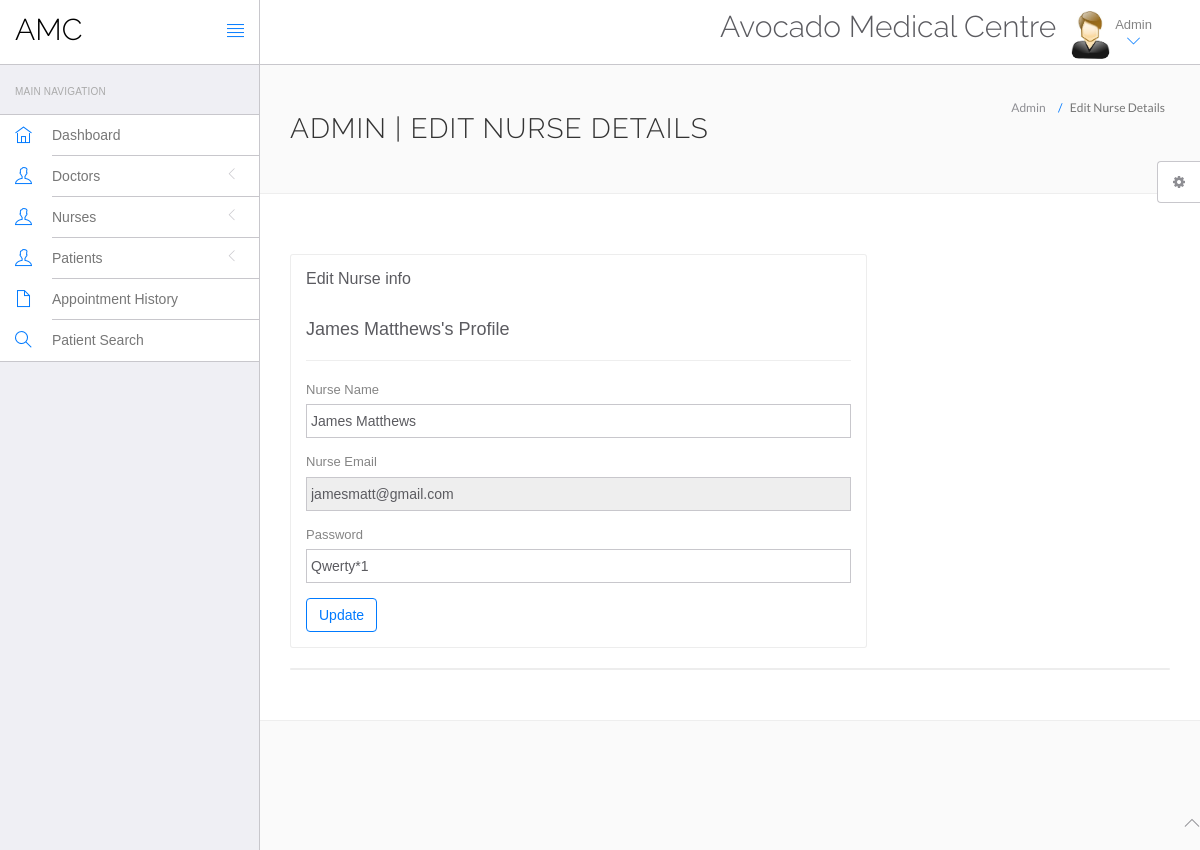
/views/admin/edit-nurse.php?id=8 (signed in), run on the app's committed database.
### tables this page shows
CREATE TABLE IF NOT EXISTS `staff` (
  `StaffID` int(11) NOT NULL AUTO_INCREMENT,
  `Name` varchar(50) NOT NULL,
  `Email` varchar(50) NOT NULL,
  `Password` varchar(50) NOT NULL,
  `Type` varchar(15) NOT NULL,
  PRIMARY KEY (`StaffID`),
  KEY `StaffID` (`StaffID`)
);

### views/admin/edit-nurse.php (the view, shortened to what this page needs)
<?php
	$_SESSION['idk'] = $did=intval($_GET['id']);
?>
<!DOCTYPE html>
<html lang="en">
	<head>
		<link rel="stylesheet" href="vendor/bootstrap/css/bootstrap.min.css">
		<link rel="stylesheet" href="vendor/fontawesome/css/font-awesome.min.css">
		<link rel="stylesheet" href="vendor/themify-icons/themify-icons.min.css">
		<link href="vendor/animate.css/animate.min.css" rel="stylesheet" media="screen">
		<link href="vendor/perfect-scrollbar/perfect-scrollbar.min.css" rel="stylesheet" media="screen">
		<link href="vendor/switchery/switchery.min.css" rel="stylesheet" media="screen">
		<link href="vendor/bootstrap-touchspin/jquery.bootstrap-touchspin.min.css" rel="stylesheet" media="screen">
		<link href="vendor/select2/select2.min.css" rel="stylesheet" media="screen">
		<link href="vendor/bootstrap-datepicker/bootstrap-datepicker3.standalone.min.css" rel="stylesheet" media="screen">
		<link href="vendor/bootstrap-timepicker/bootstrap-timepicker.min.css" rel="stylesheet" media="screen">
		<link rel="stylesheet" href="assets/css/styles.css">
		<link rel="stylesheet" href="assets/css/plugins.css">
		<link rel="stylesheet" href="assets/css/themes/theme-1.css" id="skin_color" />
	</head>
	<body>
		<div id="app">
			<?php include('include/sidebar.php');?>
			<div class="app-content">
				<?php include('include/header.php');?>
				<div class="main-content" >
					<div class="wrap-content container" id="container">
						<section id="page-title">
							<div class="row">
								<div class="col-sm-8">
									<h1 class="mainTitle">Admin | Edit Nurse Details</h1>
								</div>
								<ol class="breadcrumb">
									<li>
										<span>Admin</span>
									</li>
									<li class="active">
										<span>Edit Nurse Details</span>
									</li>
								</ol>
							</div>
						</section>
						<div class="container-fluid container-fullw bg-white">
							<div class="row">
								<div class="col-md-12">
									<div class="row margin-top-30">
										<div class="col-lg-8 col-md-12">
											<div class="panel panel-white">
												<div class="panel-heading">
													<h5 class="panel-title">Edit Nurse info</h5>
												</div>
												<div class="panel-body">
													<?php
														include('include/config.php');
														$selQuery = "SELECT * FROM staff WHERE type='Nurse' AND StaffID = '$did'";
														$results = mysqli_query($conn,$selQuery) or die("Could not find database record(s)".mysqli_error($conn));
														while($data=mysqli_fetch_assoc($results))
														{
													?>
													<h4><?php echo htmlentities($data['Name']);?>'s Profile</h4>
													<hr />
													<form role="form" name="addnurs" method="post" action="admin_validation.php">
														<div class="form-group">
															<label for="nursename">
																 Nurse Name
															</label>
															<input type="text" name="nursename" class="form-control" value="<?php echo htmlentities($data['Name']);?>" >
														</div>
														<div class="form-group">
															<label for="fess">
																 Nurse Email
															</label>
															<input type="email" name="nurseemail" class="form-control"  readonly="readonly"  value="<?php echo htmlentities($data['Email']);?>">
														</div>
														<div class="form-group">
															<label for="nurspassword">
																 Password
															</label>
															<input type="text" name="npass" class="form-control" value="<?php echo htmlentities($data['Password']);?>" >
														</div>
														<?php } ?>
														<button type="submit" name="editnursubmit" class="btn btn-o btn-primary">
															Update
														</button>
													</form>
												</div>
											</div>
										</div>
											</div>
										</div>
										<div class="col-lg-12 col-md-12">
											<div class="panel panel-white">
											</div>
										</div>
									</div>
								</div>
							</div>
						</div>
					</div>
				</div>
			<?php include('include/footer.php');?>
			<?php include('include/setting.php');?>
	</body>
</html>

### views/admin/assets/css/themes/theme-1.css (style rules this page uses)
body { background: #FAFAFA; }

### data on the page
staff: Name "James Matthews", nursename "James Matthews", nurseemail "jamesmatt@gmail.com", npass "Qwerty*1"
